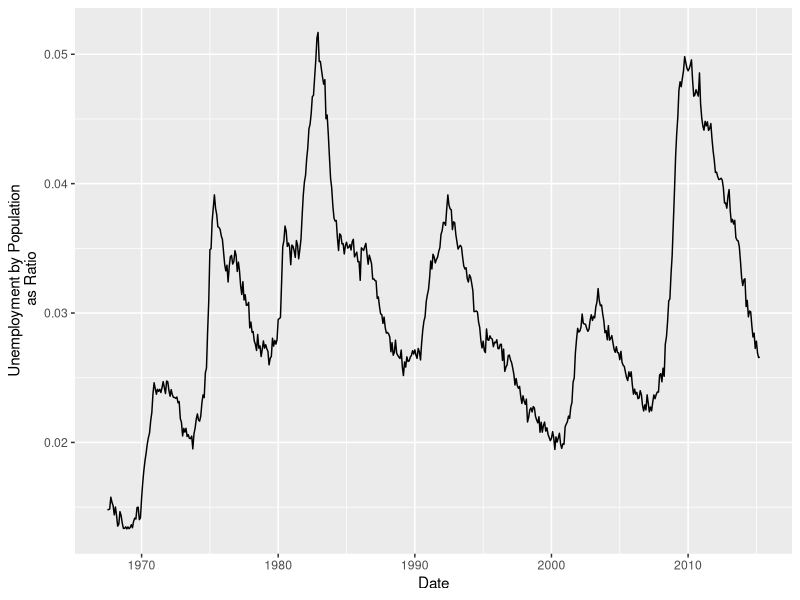
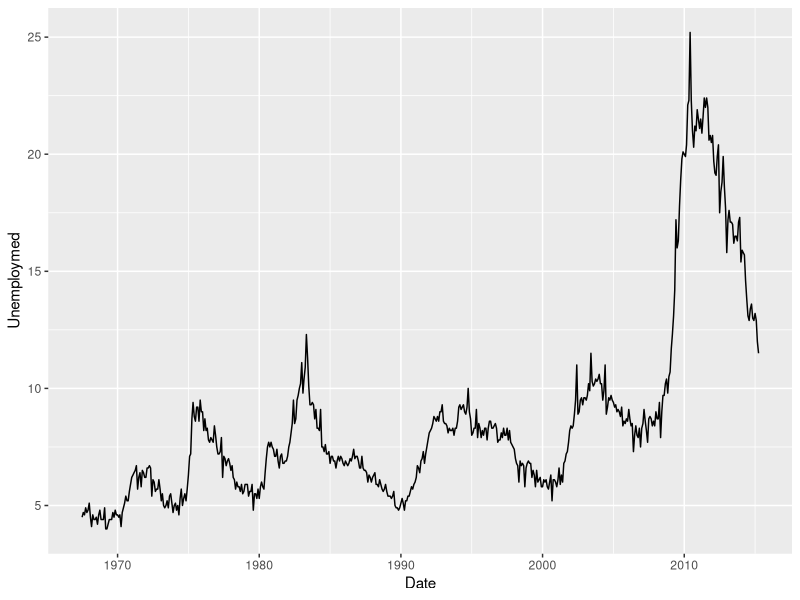

Source code (R) for these figures, in order: (Note: this script raises an error after producing the figures.)
library("ggplot2")

# Function for year by passed in date
year <- function(x) as.POSIXlt(x)$year + 1900

# create a year column
economics$year <- year(economics$date)

# ratio of the population unemployed
upop.rat = economics$unemploy / economics$pop

# plots for unemployed and ratio of unemployed by date
plot1 <- qplot(date, upop.rat, data = economics, geom = "line") +
    xlab("Date") +
    ylab("Unemployment by Population\n as Ratio")

plot2 <- qplot(date, uempmed, data = economics, geom = "line") +
    xlab("Date") +
    ylab("Unemploymed")


grid.arrange(plot1, plot2, ncol = 1)

# plot with color scaling
plot3 <- qplot(upop.rat, uempmed, data = economics,
               geom = c("point", "path"),
               color = year) +
    ylab("Unemployed") +
    xlab("Unemployment by Population\n as Ratio")


grid.arrange(plot1, plot2, plot3, ncol = 1)

